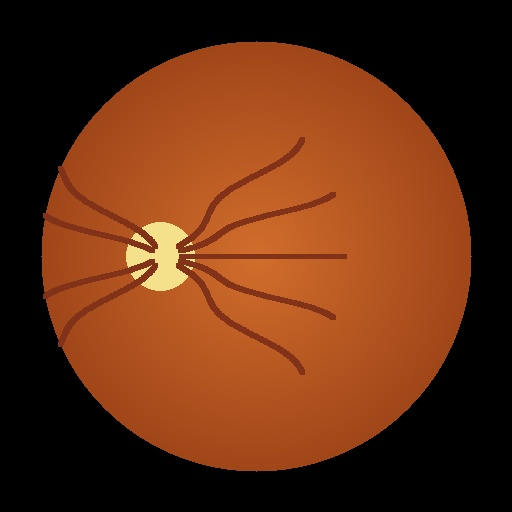
#> input picture flutter_app/assets/images/2_clear_eye_normal.jpg, 512 x 512 px; its folder holds only this picture in this run
$ python -i AUTONOMOUS_HIGH_RECALL_RETRAIN.py   (imports and definitions only)
#> lines starting #> are read from the running program, lines starting #| are printed output that depends on the picture; after the words box and inside, x2 and y2 are one past the last pixel; in counts of white or black regions, pixels touching at a corner belong together
# ============================================================================
# DRISHTI-AI / DRISHTI: AUTONOMOUS HIGH-RECALL RETRAINING & AUTO-TUNING HARNESS
# VERSION 7: High-Resolution (384px) • Quad-Clinical Loss (Focal + Ordinal + Direct QWK + Boundary Boost) • 4-View TTA
# ============================================================================
# Target Environment: Kaggle GPU (T4 / P100)
# ============================================================================

import os
import sys
import json
import csv
import time
from pathlib import Path
import numpy as np
from PIL import Image
import cv2

import tensorflow as tf
from tensorflow.keras import layers

# [1 line not run here, left out]
# [1 line that did not run here, left out]
# [3 lines not run here, left out]

# ----------------------------------------------------------------------------
# 1. CONFIGURATION & HYPERPARAMETERS (v6 384px HIGH-RES CONTRACT)
# ----------------------------------------------------------------------------
CANDIDATE_PATHS = [
    Path("/kaggle/input/competitions/aptos2019-blindness-detection"),
    Path("/kaggle/input/aptos2019-blindness-detection"),
    Path("/kaggle/input/aptos2019")
]
DATA_DIR = next((p for p in CANDIDATE_PATHS if (p / "train.csv").exists()), None)
# [7 lines not run here, left out]
OUT_DIR = Path("/kaggle/working/drishti_retrain_output")
# [1 line not run here, left out]

INPUT_SIZE = 384        # Upgraded from 224 to 384 to preserve microaneurysm details
NUM_CLASSES = 5
EPOCHS = 30
BATCH_SIZE = 16         # 16 optimal for 384px in 16GB T4 VRAM
SEED = 42

# Clinical Target Thresholds (Hospital Safety Gate)
TARGET_MIN_SENSITIVITY = 0.95   # Aiming for >= 95% Recall on Referable DR
TARGET_MIN_QWK = 0.85           # Target >= 0.85 Quadratic Weighted Kappa
TARGET_MIN_SPECIFICITY = 0.85   # Aiming for >= 85% Specificity

# ----------------------------------------------------------------------------
# 2. BEN GRAHAM ILLUMINATION NORMALIZATION & PREPROCESSING
# ----------------------------------------------------------------------------
def ben_graham_process(img_np, size=INPUT_SIZE, sigma=15):
    """Local average subtraction + circular masking to normalize fundus illumination."""
#> called with size = 384, sigma = 15
    # 1. Tight bounding box around retinal disk
    gray = cv2.cvtColor(img_np, cv2.COLOR_RGB2GRAY)
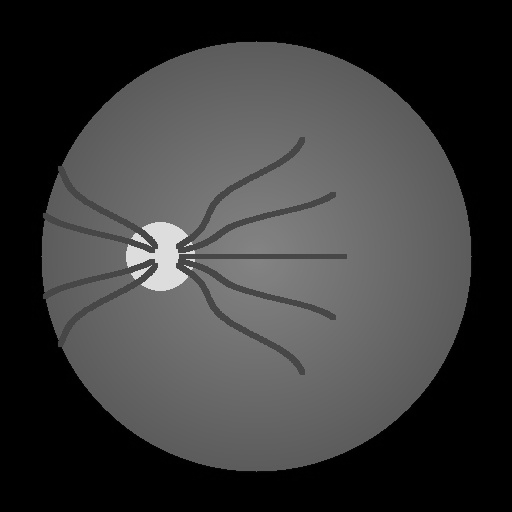
#> gray: shape (512, 512); min 0, max 227, mean 57.9
    mask = gray > 10
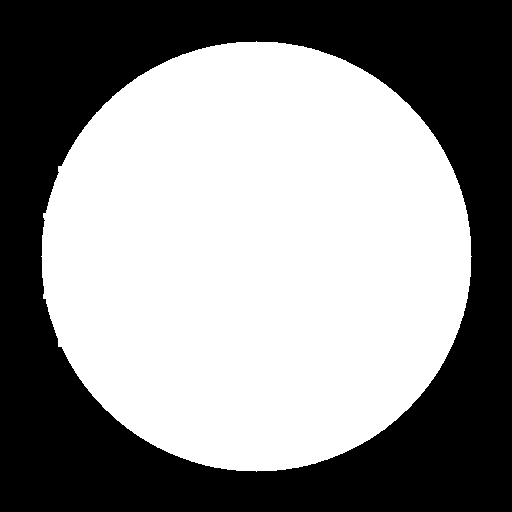
#> mask: shape (512, 512) bool; 55.4% white; 1 black region, box (x1, y1, x2, y2) and area: (0, 0, 512, 512) 116864
    if mask.any():
        coords = np.argwhere(mask)
#> coords = 145280 pairs, first value 41 to 471, second value 41 to 471
        y0, x0 = coords.min(axis=0)
#> y0 = 41; x0 = 41
        y1, x1 = coords.max(axis=0) + 1
#> y1 = 472; x1 = 472
        img_np = img_np[y0:y1, x0:x1]
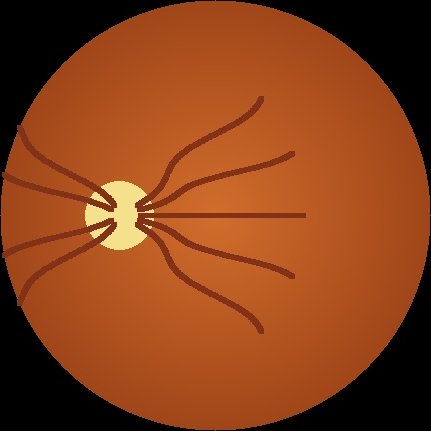
#> img_np: shape (431, 431, 3); mean R, G, B 136.2, 64.9, 25.5

    # 2. Area resize to target 384x384
    resized = cv2.resize(img_np, (size, size), interpolation=cv2.INTER_AREA)

    # 3. Ben Graham local average subtraction
    blur = cv2.GaussianBlur(resized, (0, 0), sigma)
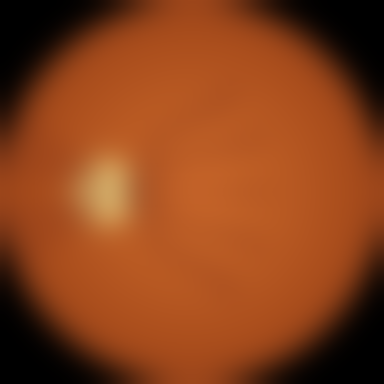
#> blur: shape (384, 384, 3); mean R, G, B 136.5, 65, 25.6
    enhanced = cv2.addWeighted(resized, 4, blur, -4, 128)
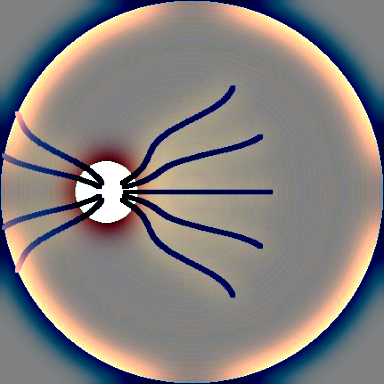
#> enhanced: shape (384, 384, 3); mean R, G, B 132.7, 127.6, 126.8

    # 4. Circular aperture mask
    h, w = size, size
    circle_mask = np.zeros((h, w), dtype=np.uint8)
    cv2.circle(circle_mask, (w // 2, h // 2), int(min(h, w) * 0.49), (255, 255, 255), -1)
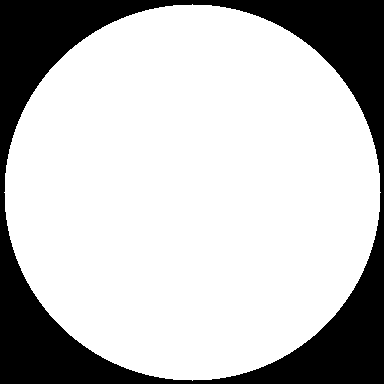
#> circle_mask: shape (384, 384); 75.3% white; 1 black region, box (x1, y1, x2, y2) and area: (0, 0, 384, 384) 36447
    enhanced[circle_mask == 0] = 0
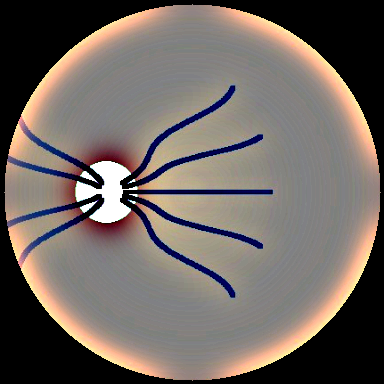
#> enhanced: shape (384, 384, 3); mean R, G, B 112.5, 103.3, 97.8

    return enhanced

# ----------------------------------------------------------------------------
# 3. DATA LOADING & STRATIFICATION (MULTI-THREADED)
# ----------------------------------------------------------------------------
# [1 line not run here, left out]
# [1 line that did not run here, left out]
# [1 line that did not run here, left out]

records = []
# [5 lines not run here, left out]

from concurrent.futures import ThreadPoolExecutor

# [6 lines left out: function load_single_image, not called in this run]

start_time = time.time()
# [2 lines not run here, left out]

# [1 line that did not run here, left out]
# [1 line that did not run here, left out]
# [1 line not run here, left out]

# [1 line that did not run here, left out]
# [1 line that did not run here, left out]
# [1 line that did not run here, left out]
# [1 line not run here, left out]

# Deterministic Stratified Split: 80% Train, 20% Held-Out Validation
rng = np.random.RandomState(SEED)
train_idx, val_idx = [], []
# [6 lines not run here, left out]

train_idx, val_idx = np.sort(np.array(train_idx)), np.sort(np.array(val_idx))
# [1 line that did not run here, left out]
# [1 line that did not run here, left out]
# [1 line not run here, left out]

# Minority Class Boosting (Grades 2, 3, 4 boosted to at least 15% of training stream)
# [1 line that did not run here, left out]
# [1 line that did not run here, left out]
extra_indices = []
# [6 lines not run here, left out]

if extra_indices:
    X_train = np.concatenate([X_train, X_train[extra_indices]])
    y_train = np.concatenate([y_train, y_train[extra_indices]])
    shuff = rng.permutation(len(X_train))
    X_train, y_train = X_train[shuff], y_train[shuff]

# [1 line not run here, left out]
# [1 line that did not run here, left out]
# [1 line not run here, left out]

# Inverse frequency weights
weights = {}
# [9 lines not run here, left out]
# [3 lines that did not run here, left out]
# [1 line that did not run here, left out]

# [1 line that did not run here, left out]
# [1 line that did not run here, left out]
# [1 line that did not run here, left out]
# [1 line that did not run here, left out]
# [1 line that did not run here, left out]

# Fine-tuning head with swish non-linearities and strong regularizers
# [1 line that did not run here, left out]
# [1 line that did not run here, left out]
# [1 line that did not run here, left out]
# [1 line that did not run here, left out]
# [1 line that did not run here, left out]
# [1 line that did not run here, left out]
# [1 line that did not run here, left out]

# [1 line that did not run here, left out]

# Adapt normalization to sample retinal distribution
# [1 line not run here, left out]

# ----------------------------------------------------------------------------
# 5. QUAD-LOSS: FOCAL + ORDINAL CUMULATIVE + BINARY REFERABLE + SOFT QWK
# ----------------------------------------------------------------------------
class QuadClinicalLoss(tf.keras.losses.Loss):
    def __init__(self, gamma=2.0, alpha=None, recall_multiplier=4.0, name="quad_clinical_loss"):
        super().__init__(name=name)
        self.gamma = gamma
        self.alpha = alpha or {}
        self.recall_multiplier = recall_multiplier
        self.weights_matrix = tf.constant([
            [((i - j) ** 2) / ((NUM_CLASSES - 1) ** 2) for j in range(NUM_CLASSES)]
            for i in range(NUM_CLASSES)
        ], dtype=tf.float32)

    # [45 lines left out: function call, not called in this run]

# [1 line that did not run here, left out]

# [3 lines that did not run here, left out]
# [1 line that did not run here, left out]

# [6 lines not run here, left out]

# [8 lines left out: function clinical_augment, not called in this run]

# [7 lines that did not run here, left out]

# [5 lines that did not run here, left out]

# [4 lines that did not run here, left out]

# [7 lines that did not run here, left out]

# ----------------------------------------------------------------------------
# 7. SENSITIVITY-FIRST THRESHOLD SWEEP & EVALUATION GATE
# ----------------------------------------------------------------------------
# [1 line not run here, left out]
# [1 line that did not run here, left out]
# [1 line that did not run here, left out]
# [1 line that did not run here, left out]
# [1 line that did not run here, left out]
# [1 line that did not run here, left out]

# [14 lines left out: function compute_qwk, not called in this run]

# [1 line that did not run here, left out]
# [1 line that did not run here, left out]
# [1 line that did not run here, left out]

# [1 line that did not run here, left out]
# [1 line that did not run here, left out]

threshold_candidates = np.linspace(0.01, 0.65, 130)
best_hospital_threshold = 0.50
best_spec_at_target_sens = 0.0
sweep_results = []

# [34 lines not run here, left out]

# [1 line that did not run here, left out]
# [1 line that did not run here, left out]
# [1 line that did not run here, left out]
# [1 line that did not run here, left out]
# [1 line that did not run here, left out]

# [1 line that did not run here, left out]
# [1 line that did not run here, left out]
# [1 line that did not run here, left out]
# [1 line that did not run here, left out]

# [16 lines not run here, left out]
model_path = OUT_DIR / "final_model_focal_tuned.keras"
# [11 lines not run here, left out]

# 2. INT8 Quantization with Representative Dataset
def representative_data_gen():
    for img in X_val[:350]:
        yield [np.expand_dims(img.astype(np.float32), axis=0)]

# [10 lines not run here, left out]

# Save Clinical Scorecard JSON
# [25 lines that did not run here, left out]

scorecard_file = OUT_DIR / "clinical_scorecard.json"
# [4 lines not run here, left out]

>>> import cv2
>>> picture = cv2.cvtColor(cv2.imread('../flutter_app/assets/images/2_clear_eye_normal.jpg'), cv2.COLOR_BGR2RGB)
>>> result = ben_graham_process(picture)

$ run again, on flutter_app/assets/images/3_severe_eye_referral.jpg
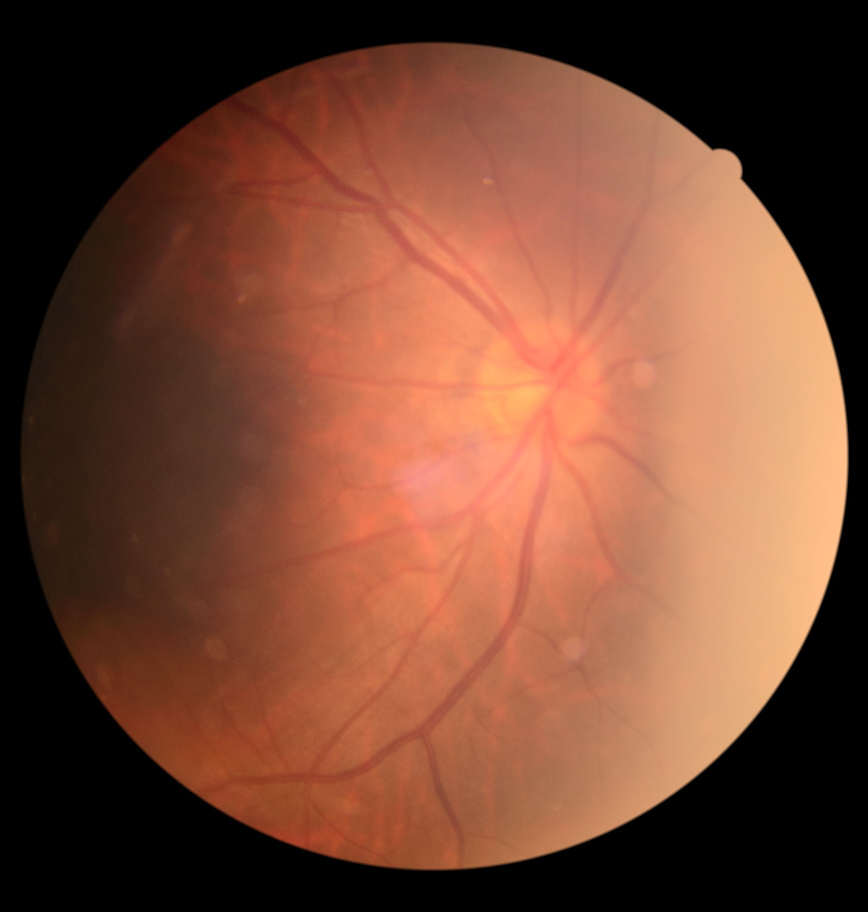
#> input picture flutter_app/assets/images/3_severe_eye_referral.jpg, 1736 x 1824 px (shown at 1/2 size)
#> in ben_graham_process, `mask = gray > 10`:
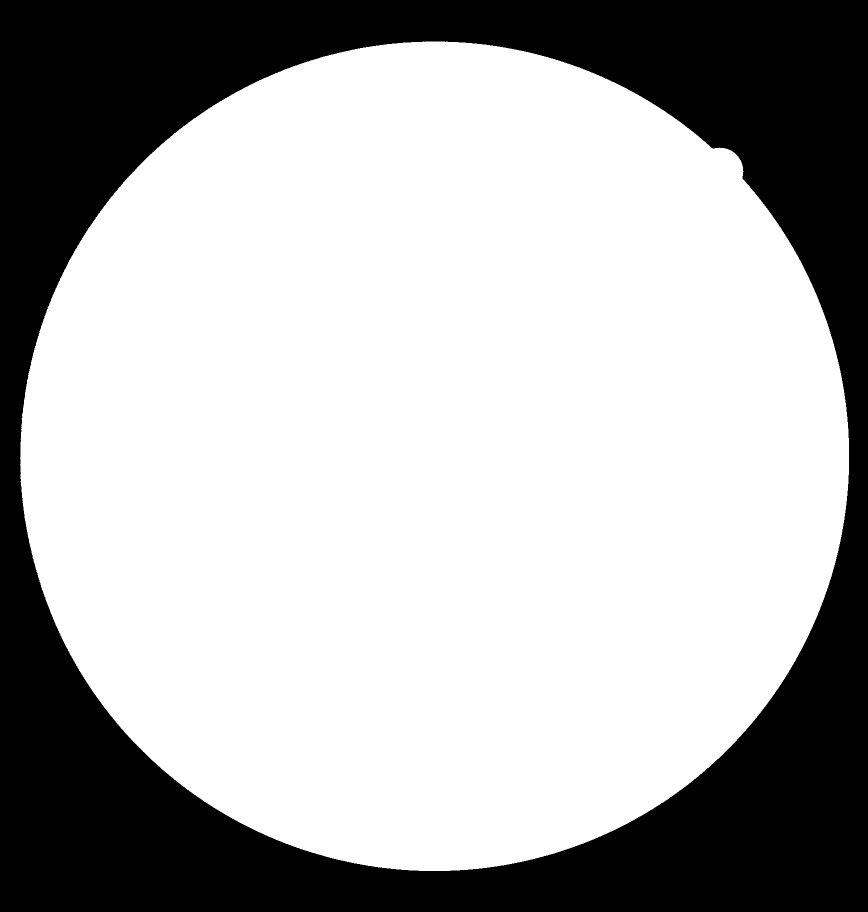
#> mask: shape (1824, 1736) bool (shown at 1/2 size); 68.3% white; 1 black region, box (x1, y1, x2, y2) and area: (0, 0, 1736, 1824) 1004687
#> coords = 2161777 pairs, first value 83 to 1741, second value 40 to 1697
#> y0 = 83; x0 = 40
#> y1 = 1742; x1 = 1698
#> circle_mask: shape (384, 384); 75.3% white; 1 black region, box (x1, y1, x2, y2) and area: (0, 0, 384, 384) 36447
#> in ben_graham_process, `enhanced[circle_mask == 0] = 0`:
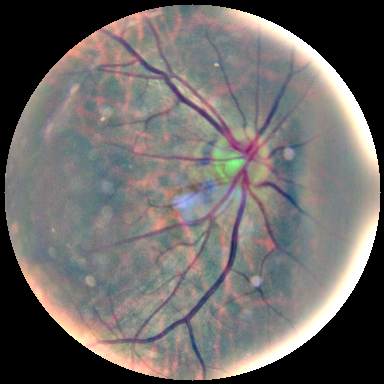
#> enhanced: shape (384, 384, 3); mean R, G, B 108.9, 105.2, 103.3

$ run again, on flutter_app/assets/images/real_clinical_drimdb_sample.jpg
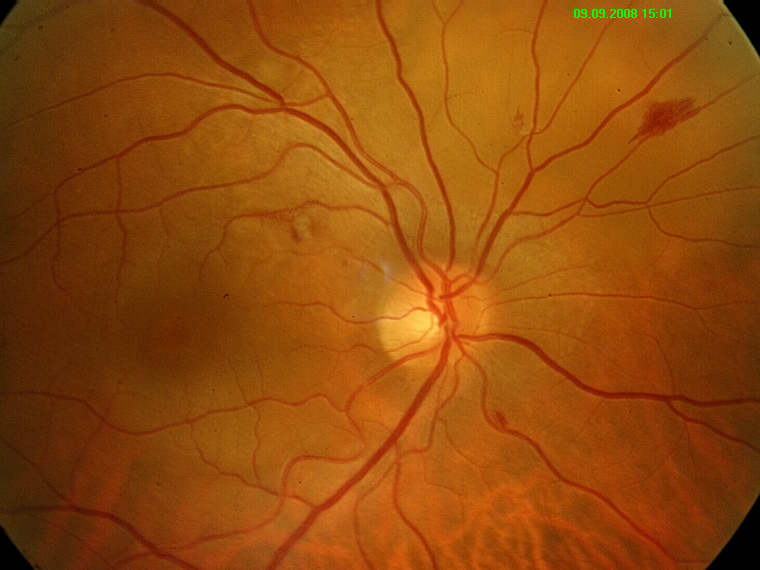
#> input picture flutter_app/assets/images/real_clinical_drimdb_sample.jpg, 760 x 570 px
#> in ben_graham_process, `mask = gray > 10`:
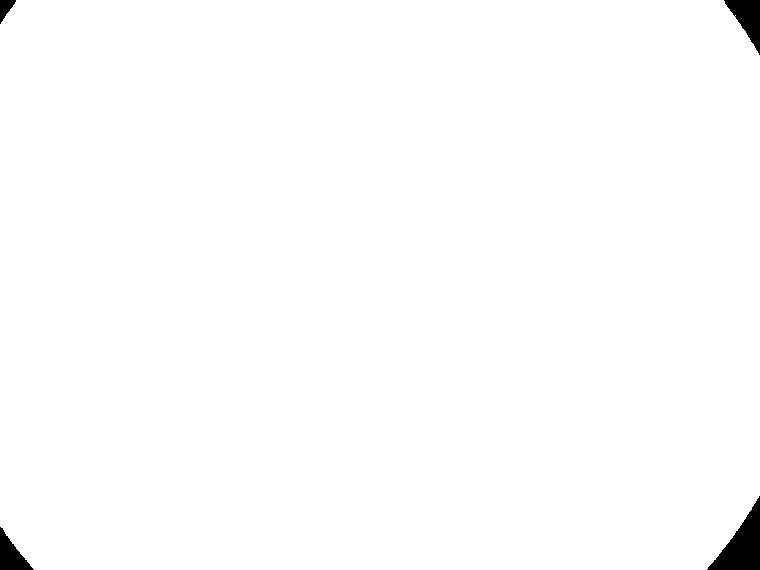
#> mask: shape (570, 760) bool; 99.1% white; 4 black regions, box (x1, y1, x2, y2) and area: (707, 496, 760, 570) 1868, (724, 0, 760, 55) 984, (0, 527, 34, 570) 727, (0, 0, 16, 24) 205
#> coords = 429416 pairs, first value 0 to 569, second value 0 to 759
#> y0 = 0
#> y1 = 570; x1 = 760
#> circle_mask: shape (384, 384); 75.3% white; 1 black region, box (x1, y1, x2, y2) and area: (0, 0, 384, 384) 36447
#> in ben_graham_process, `enhanced[circle_mask == 0] = 0`:
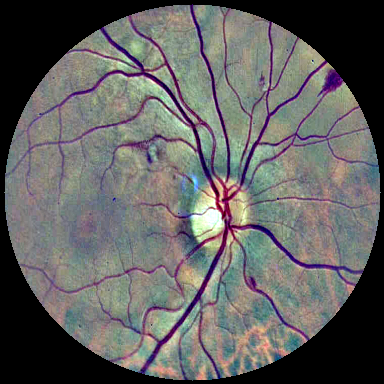
#> enhanced: shape (384, 384, 3); mean R, G, B 98, 97.5, 96.3
